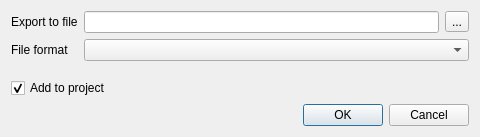
<?xml version="1.0" encoding="UTF-8"?>
<ui version="4.0">
 <class>ExtractAssemblyRegionDialog</class>
 <widget class="QDialog" name="ExtractAssemblyRegionDialog">
  <property name="geometry">
   <rect>
    <x>0</x>
    <y>0</y>
    <width>480</width>
    <height>137</height>
   </rect>
  </property>
  <property name="windowTitle">
   <string>Export Assembly Region</string>
  </property>
  <layout class="QVBoxLayout" name="verticalLayout">
   <item>
    <layout class="QGridLayout" name="gridLayout">
     <item row="0" column="0">
      <widget class="QLabel" name="filepathLabel">
       <property name="text">
        <string>Export to file</string>
       </property>
      </widget>
     </item>
     <item row="0" column="1">
      <widget class="QLineEdit" name="filepathLineEdit"/>
     </item>
     <item row="0" column="2">
      <widget class="QToolButton" name="filepathToolButton">
       <property name="text">
        <string>...</string>
       </property>
      </widget>
     </item>
     <item row="1" column="0">
      <widget class="QLabel" name="documentFormatLabel">
       <property name="text">
        <string>File format</string>
       </property>
      </widget>
     </item>
     <item row="1" column="1" colspan="2">
      <widget class="QComboBox" name="documentFormatComboBox"/>
     </item>
    </layout>
   </item>
   <item>
    <widget class="QWidget" name="regionSelectorWidget" native="true">
     <layout class="QVBoxLayout" name="verticalLayout_2">
      <property name="spacing">
       <number>0</number>
      </property>
      <property name="leftMargin">
       <number>0</number>
      </property>
      <property name="topMargin">
       <number>0</number>
      </property>
      <property name="rightMargin">
       <number>0</number>
      </property>
      <property name="bottomMargin">
       <number>0</number>
      </property>
     </layout>
    </widget>
   </item>
   <item>
    <widget class="QCheckBox" name="addToProjectCheckBox">
     <property name="text">
      <string>Add to project</string>
     </property>
     <property name="checked">
      <bool>true</bool>
     </property>
    </widget>
   </item>
   <item>
    <widget class="QDialogButtonBox" name="buttonBox">
     <property name="orientation">
      <enum>Qt::Horizontal</enum>
     </property>
     <property name="standardButtons">
      <set>QDialogButtonBox::Cancel|QDialogButtonBox::Ok</set>
     </property>
    </widget>
   </item>
  </layout>
 </widget>
 <resources/>
 <connections>
  <connection>
   <sender>buttonBox</sender>
   <signal>accepted()</signal>
   <receiver>ExtractAssemblyRegionDialog</receiver>
   <slot>accept()</slot>
   <hints>
    <hint type="sourcelabel">
     <x>248</x>
     <y>254</y>
    </hint>
    <hint type="destinationlabel">
     <x>157</x>
     <y>274</y>
    </hint>
   </hints>
  </connection>
  <connection>
   <sender>buttonBox</sender>
   <signal>rejected()</signal>
   <receiver>ExtractAssemblyRegionDialog</receiver>
   <slot>reject()</slot>
   <hints>
    <hint type="sourcelabel">
     <x>316</x>
     <y>260</y>
    </hint>
    <hint type="destinationlabel">
     <x>286</x>
     <y>274</y>
    </hint>
   </hints>
  </connection>
 </connections>
</ui>
